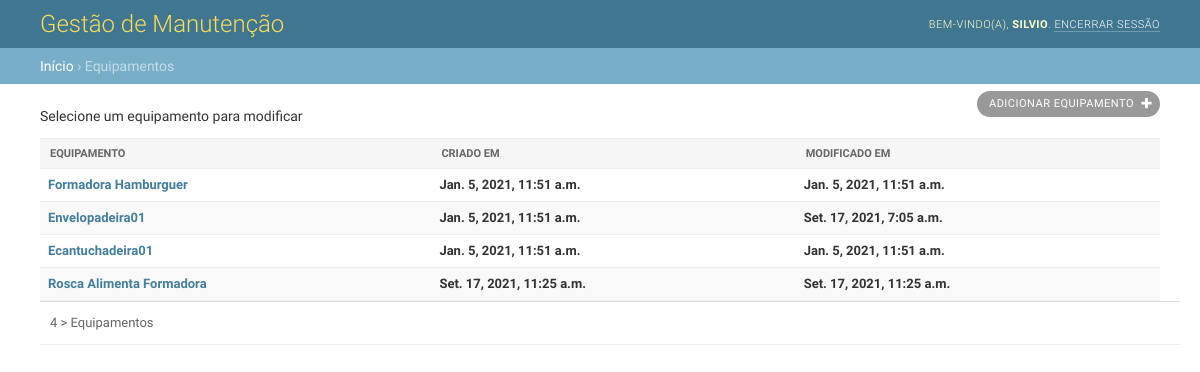
The app's page /equipamento (signed in) with its own data.
### core/models.py (models this page shows, shortened)
class Base(models.Model):
    create = models.DateTimeField(auto_now_add=True)
    update = models.DateTimeField(auto_now=True)

class Equipamentos(Base):
    Nome = models.CharField(max_length=50, help_text='Nome do Equipamento')
    Setor = models.CharField(max_length=50, help_text='Setor do Equipamento')
    Fabricante = models.CharField(max_length=50, help_text='Fabricante do Equipamento')

class Base(models.Model):
    create = models.DateTimeField(auto_now_add=True)
    update = models.DateTimeField(auto_now=True)

### core/views.py (the view)
# urls.py: path('equipamento', equipamentos, name='equipamento'),
@login_required
def equipamentos(request):
    dados = Equipamentos.objects.all()
    context = {
        'dados': dados,
    }
    return render(request, 'ordem/equipamento.html', context)

### core/templates/ordem/equipamento.html (shortened to what this page needs)
{% extends 'ordem/base.html' %}
{% block breadcrumbs %}
    <a href="#">Início</a>
    &rsaquo; Equipamentos
{% endblock %}
{% block main %}
<div class="main shifted" id="main">
    <div class="content">
      <div id="content" class="flex">
        <p>Selecione um equipamento para modificar</p>
        <div id="content-main">
          <ul class="object-tools">
            <li>
              <a href="{% url 'equipamento_add' %}" class="addlink">
                Adicionar equipamento
              </a>
            </li>
          </ul>
          <div class="module" id="changelist">
            <div class="changelist-form-container">
              <form id="changelist-form" method="post" novalidate>
                <div class="container">
                  <table id="result_list">
                    <thead>
                      <tr>
                        <th scope="col"  class="">
                          <div class="text"><span>Equipamento</span></div>
                        </th>
                        <th scope="col"  class="">
                          <div class="text"><span>Criado em</span></div>
                        </th>
                        <th scope="col"  class="">
                          <div class="text"><span>Modificado em</span></div>
                        </th>
                      </tr>
                    </thead>
                    <tbody>
                      {% for dados in dados %}
                      <tr>
                          <th class="">
                            <a href="{% url 'equipamento_update' dados.id %}">{{ dados.Nome }}</a>
                          </th>
                          <th class="">
                            <a>{{ dados.create }}</a>
                          </th>
                          <th class="">
                            <a>{{ dados.update }}</a>
                          </th>
                      </tr>
                      {% endfor %}
                    </tbody>
                  </table>
                  <p class="paginator">
                    {% if dados.count == 1 %}
                    <span>{{ dados.count }} > Equipamento</span>
                    {% else %}
                      <span>{{ dados.count }} > Equipamentos</span>
                    {% endif %}
                  </p>
                </div>
              </form>
            </div>
          </div>
        </div>
        <br class="clear">
        </div>
        </div>
      </div>
    </div>
{% endblock %}

### core/templates/ordem/base.html (shortened to what this page needs)
<!DOCTYPE html>
{% load static %}
<html lang="pt-br" >
<head>
  <link rel="stylesheet" type="text/css" href="{% static 'css/base.css' %}">
  <link rel="stylesheet" type="text/css" href="{% static 'css/nav_sidebar.css' %}">
  <link rel="stylesheet" type="text/css" href="{% static 'css/changelists.css' %}">
  <link rel="stylesheet" type="text/css" href="{% static 'css/forms.css' %}">
  <link rel="stylesheet" type="text/css" href="{% static 'css/responsive.css' %}">
</head>
<body class=" app-core model-manutencao change-list" data-admin-utc-offset="-10800">
    <div id="container">
      <div id="header">
        <div id="branding">
          <h1 id="site-name">
            <a href="/">Gestão de Manutenção</a>
          </h1>
        </div>
        <div id="user-tools">
          {% if user.is_authenticated %}
            Bem-vindo(a),
            <strong>{{ user }}</strong>.
            <a href="{% url 'logout' %}">Encerrar sessão</a>
          {% else %}
            <a href="{% url 'login' %}">Login</a> /
          {% endif %}
        </div>
    </div>
    <div class="breadcrumbs">
      {% block breadcrumbs %}
      {% endblock %}
    </div>
    {% block main %}
    {% endblock %}
</body>
</html>

### core/static/css/base.css (style rules this page uses)
html, body { height: 100%; }
body { margin: 0; padding: 0; font-size: 14px; font-family: "Roboto","Lucida Grande","DejaVu Sans","Bitstream Vera Sans",Verdana,Arial,sans-serif; color: #333; background: #fff; }
a:link, a:visited { color: #447e9b; text-decoration: none; }
p, ol, ul, dl { margin: .2em 0 .8em 0; }
p { padding: 0; line-height: 140%; }
h1,h2,h3,h4,h5 { font-weight: bold; }
h1 { margin: 0 0 20px; font-weight: 300; font-size: 20px; color: #666; }
ul > li { list-style-type: square; padding: 1px 0; }
li, dt, dd { font-size: 13px; line-height: 20px; }
form { margin: 0; padding: 0; }
table { border-collapse: collapse; border-color: #ccc; }
td, th { font-size: 13px; line-height: 16px; border-bottom: 1px solid #eee; vertical-align: top; padding: 8px; font-family: "Roboto", "Lucida Grande", Verdana, Arial, sans-serif; }
th { font-weight: 600; text-align: left; }
thead th, tfoot td { color: #666; padding: 5px 10px; font-size: 11px; background: #fff; border: none; border-top: 1px solid #eee; border-bottom: 1px solid #eee; }
tr:nth-child(odd), .row-form-errors { background: #fff; }
tr:nth-child(even), tr:nth-child(even) .errorlist, tr:nth-child(odd) + .row-form-errors, tr:nth-child(odd) + .row-form-errors .errorlist { background: #f9f9f9; }
thead th { padding: 5px 10px; line-height: normal; text-transform: uppercase; background: #f6f6f6; }
table thead th .text span { padding: 8px 10px; display: block; }
.module { border: none; margin-bottom: 30px; background: #fff; }
.module p, .module ul, .module h3, .module h4, .module dl, .module pre { padding-left: 10px; padding-right: 10px; }
.module table { border-collapse: collapse; }
div.breadcrumbs { background: #79aec8; padding: 10px 40px; border: none; font-size: 14px; color: #c4dce8; text-align: left; }
div.breadcrumbs a { color: #fff; }
.addlink { padding-left: 16px; background: url(../img/icon-addlink.svg) 0 1px no-repeat; }
.object-tools { font-size: 10px; font-weight: bold; padding-left: 0; float: right; position: relative; margin-top: -48px; }
.object-tools li { display: block; float: left; margin-left: 5px; height: 16px; }
.object-tools a { border-radius: 15px; }
.object-tools a:link, .object-tools a:visited { display: block; float: left; padding: 3px 12px; background: #999; font-weight: 400; font-size: 11px; text-transform: uppercase; letter-spacing: 0.5px; color: #fff; }
.object-tools a.viewsitelink, .object-tools a.golink,.object-tools a.addlink { background-repeat: no-repeat; background-position: right 7px center; padding-right: 26px; }
.object-tools a.addlink { background-image: url(../img/tooltag-add.svg); }
#container { position: relative; width: 100%; min-width: 980px; padding: 0; display: flex; flex-direction: column; height: 100%; }
#container > div { flex-shrink: 0; }
#container > .main { display: flex; flex: 1 0 auto; }
.main > .content { flex: 1 0; max-width: 100%; }
#content { padding: 20px 40px; }
#content-main { float: left; width: 100%; }
#header { width: auto; height: auto; display: flex; justify-content: space-between; align-items: center; padding: 10px 40px; background: #417690; color: #ffc; overflow: hidden; }
#header a:link, #header a:visited { color: #fff; }
#branding { float: left; }
#branding h1 { padding: 0; margin: 0 20px 0 0; font-weight: 300; font-size: 24px; color: #f5dd5d; }
#branding h1, #branding h1 a:link, #branding h1 a:visited { color: #f5dd5d; }
#user-tools { float: right; padding: 0; margin: 0 0 0 20px; font-weight: 300; font-size: 11px; letter-spacing: 0.5px; text-transform: uppercase; text-align: right; }
#user-tools a { border-bottom: 1px solid rgba(255, 255, 255, 0.25); }

### core/static/css/changelists.css (style rules this page uses)
#changelist { display: flex; align-items: flex-start; justify-content: space-between; }
#changelist .changelist-form-container { flex: 1 1 auto; min-width: 0; }
#changelist table { width: 100%; }
#changelist .paginator { color: #666; border-bottom: 1px solid #eee; background: #fff; overflow: hidden; }
#changelist table thead th { padding: 0; white-space: nowrap; vertical-align: middle; }
.paginator { font-size: 13px; padding-top: 10px; padding-bottom: 10px; line-height: 22px; margin: 0; border-top: 1px solid #ddd; width: 100%; }

### records on screen
Equipamentos: Nome "Formadora Hamburguer", create "Jan. 5, 2021, 11:51 a.m.", update "Jan. 5, 2021, 11:51 a.m."
Equipamentos: Nome "Envelopadeira01", create "Jan. 5, 2021, 11:51 a.m.", update "Set. 17, 2021, 7:05 a.m."
Equipamentos: Nome "Ecantuchadeira01", create "Jan. 5, 2021, 11:51 a.m.", update "Jan. 5, 2021, 11:51 a.m."
Equipamentos: Nome "Rosca Alimenta Formadora", create "Set. 17, 2021, 11:25 a.m.", update "Set. 17, 2021, 11:25 a.m."

### other values on screen
{{ user }} "SILVIO"
{{ dados.count }} "4"
